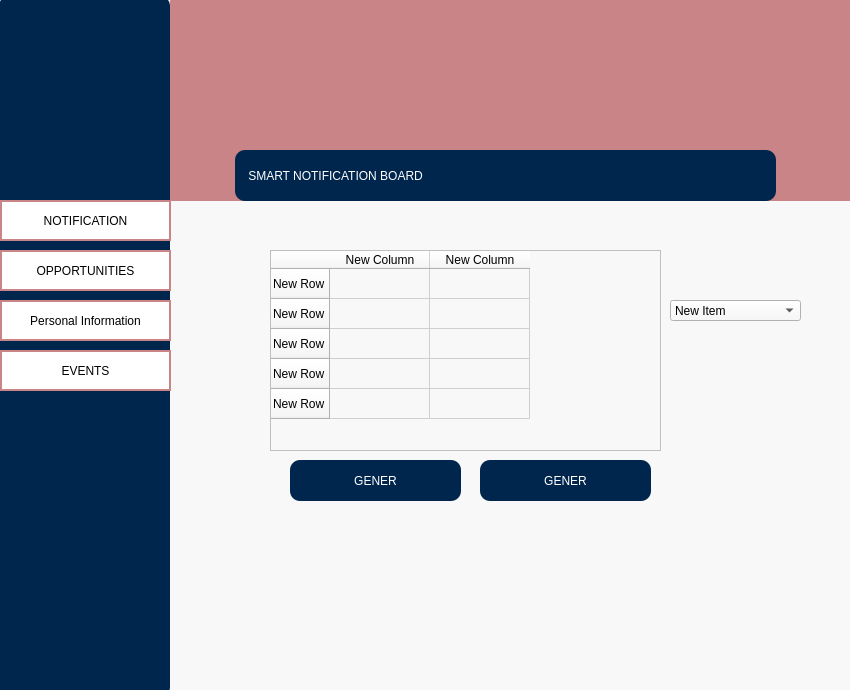
<?xml version="1.0" encoding="UTF-8"?>
<ui version="4.0">
 <class>MainWindow</class>
 <widget class="QMainWindow" name="MainWindow">
  <property name="geometry">
   <rect>
    <x>0</x>
    <y>0</y>
    <width>850</width>
    <height>690</height>
   </rect>
  </property>
  <property name="minimumSize">
   <size>
    <width>850</width>
    <height>690</height>
   </size>
  </property>
  <property name="maximumSize">
   <size>
    <width>850</width>
    <height>690</height>
   </size>
  </property>
  <property name="windowTitle">
   <string>MainWindow</string>
  </property>
  <property name="styleSheet">
   <string notr="true"/>
  </property>
  <widget class="QWidget" name="centralwidget">
   <widget class="QWidget" name="background" native="true">
    <property name="geometry">
     <rect>
      <x>0</x>
      <y>-20</y>
      <width>851</width>
      <height>771</height>
     </rect>
    </property>
    <property name="styleSheet">
     <string notr="true">background-color:#f8f8f8;</string>
    </property>
    <widget class="QLabel" name="notifbox">
     <property name="geometry">
      <rect>
       <x>-1</x>
       <y>16</y>
       <width>171</width>
       <height>701</height>
      </rect>
     </property>
     <property name="styleSheet">
      <string notr="true">background-color:#01264e;
 border-radius: 10px ;</string>
     </property>
     <property name="text">
      <string/>
     </property>
    </widget>
    <widget class="QPushButton" name="notifpushButton">
     <property name="geometry">
      <rect>
       <x>0</x>
       <y>220</y>
       <width>171</width>
       <height>41</height>
      </rect>
     </property>
     <property name="mouseTracking">
      <bool>false</bool>
     </property>
     <property name="styleSheet">
      <string notr="true">background-color:white;
 border: 2px solid;
border-color: #c88486;
color:black;
font: 75 10pt &quot;Tahoma&quot;;
letter-spacing: 2 px;</string>
     </property>
     <property name="text">
      <string>NOTIFICATION</string>
     </property>
     <property name="checkable">
      <bool>false</bool>
     </property>
    </widget>
    <widget class="QLabel" name="opporbox">
     <property name="geometry">
      <rect>
       <x>170</x>
       <y>220</y>
       <width>721</width>
       <height>511</height>
      </rect>
     </property>
     <property name="styleSheet">
      <string notr="true">
 border-radius: 1px ;</string>
     </property>
     <property name="text">
      <string/>
     </property>
    </widget>
    <widget class="QLabel" name="eventbox">
     <property name="geometry">
      <rect>
       <x>170</x>
       <y>20</y>
       <width>681</width>
       <height>201</height>
      </rect>
     </property>
     <property name="styleSheet">
      <string notr="true">
background-color:#c88486;
 border-radius: 1px ;</string>
     </property>
     <property name="text">
      <string/>
     </property>
    </widget>
    <widget class="QPushButton" name="opporpushButton">
     <property name="geometry">
      <rect>
       <x>0</x>
       <y>270</y>
       <width>171</width>
       <height>41</height>
      </rect>
     </property>
     <property name="mouseTracking">
      <bool>false</bool>
     </property>
     <property name="styleSheet">
      <string notr="true">background-color:white;
 border: 2px solid;
border-color: #c88486;
color:black;
font: 75 10pt &quot;Tahoma&quot;;
letter-spacing: 2 px;</string>
     </property>
     <property name="text">
      <string>OPPORTUNITIES</string>
     </property>
     <property name="checkable">
      <bool>false</bool>
     </property>
    </widget>
    <widget class="QPushButton" name="eventpushButton">
     <property name="geometry">
      <rect>
       <x>0</x>
       <y>370</y>
       <width>171</width>
       <height>41</height>
      </rect>
     </property>
     <property name="mouseTracking">
      <bool>false</bool>
     </property>
     <property name="styleSheet">
      <string notr="true">background-color:white;
 border: 2px solid;
border-color: #c88486;
color:black;
font: 75 10pt &quot;Tahoma&quot;;
letter-spacing: 2 px;</string>
     </property>
     <property name="text">
      <string>EVENTS</string>
     </property>
     <property name="checkable">
      <bool>false</bool>
     </property>
    </widget>
    <widget class="QPushButton" name="perslpushButton">
     <property name="geometry">
      <rect>
       <x>0</x>
       <y>320</y>
       <width>171</width>
       <height>41</height>
      </rect>
     </property>
     <property name="mouseTracking">
      <bool>false</bool>
     </property>
     <property name="styleSheet">
      <string notr="true">background-color:white;
 border: 2px solid;
border-color: #c88486;
color:black;
font: 75 10pt &quot;Tahoma&quot;;
letter-spacing: 2 px;</string>
     </property>
     <property name="text">
      <string>Personal Information</string>
     </property>
     <property name="checkable">
      <bool>false</bool>
     </property>
    </widget>
    <widget class="QLabel" name="maintext">
     <property name="geometry">
      <rect>
       <x>235</x>
       <y>170</y>
       <width>541</width>
       <height>51</height>
      </rect>
     </property>
     <property name="styleSheet">
      <string notr="true">font: 24pt &quot;Tahoma&quot;;
border-radius:10px;
color:white;
background-color: #01264e;</string>
     </property>
     <property name="text">
      <string>    SMART NOTIFICATION BOARD</string>
     </property>
    </widget>
    <widget class="QPushButton" name="pushButton_5">
     <property name="geometry">
      <rect>
       <x>480</x>
       <y>480</y>
       <width>171</width>
       <height>41</height>
      </rect>
     </property>
     <property name="styleSheet">
      <string notr="true">background-color:#01264e;
border-radius:10px;
color:white;
font: 75 10pt &quot;Tahoma&quot;;
letter-spacing: 2 px;</string>
     </property>
     <property name="text">
      <string>GENER</string>
     </property>
    </widget>
    <widget class="QLabel" name="uetlogo">
     <property name="geometry">
      <rect>
       <x>200</x>
       <y>40</y>
       <width>81</width>
       <height>81</height>
      </rect>
     </property>
     <property name="sizePolicy">
      <sizepolicy hsizetype="Preferred" vsizetype="Preferred">
       <horstretch>0</horstretch>
       <verstretch>63</verstretch>
      </sizepolicy>
     </property>
     <property name="minimumSize">
      <size>
       <width>0</width>
       <height>0</height>
      </size>
     </property>
     <property name="styleSheet">
      <string notr="true">background-color:none;</string>
     </property>
     <property name="text">
      <string/>
     </property>
     <property name="pixmap">
      <pixmap>src/uetlogo.png</pixmap>
     </property>
     <property name="scaledContents">
      <bool>true</bool>
     </property>
    </widget>
    <widget class="QLabel" name="perslimg">
     <property name="geometry">
      <rect>
       <x>20</x>
       <y>30</y>
       <width>121</width>
       <height>131</height>
      </rect>
     </property>
     <property name="sizePolicy">
      <sizepolicy hsizetype="Preferred" vsizetype="Preferred">
       <horstretch>0</horstretch>
       <verstretch>63</verstretch>
      </sizepolicy>
     </property>
     <property name="minimumSize">
      <size>
       <width>0</width>
       <height>0</height>
      </size>
     </property>
     <property name="styleSheet">
      <string notr="true">background-color:none;
</string>
     </property>
     <property name="text">
      <string/>
     </property>
     <property name="pixmap">
      <pixmap>src/setting (1).png</pixmap>
     </property>
     <property name="scaledContents">
      <bool>true</bool>
     </property>
    </widget>
    <widget class="QLabel" name="cslogo_2">
     <property name="geometry">
      <rect>
       <x>730</x>
       <y>40</y>
       <width>81</width>
       <height>81</height>
      </rect>
     </property>
     <property name="sizePolicy">
      <sizepolicy hsizetype="Preferred" vsizetype="Preferred">
       <horstretch>0</horstretch>
       <verstretch>63</verstretch>
      </sizepolicy>
     </property>
     <property name="minimumSize">
      <size>
       <width>0</width>
       <height>0</height>
      </size>
     </property>
     <property name="styleSheet">
      <string notr="true">background-color:none;</string>
     </property>
     <property name="text">
      <string/>
     </property>
     <property name="pixmap">
      <pixmap>src/cs.png</pixmap>
     </property>
     <property name="scaledContents">
      <bool>true</bool>
     </property>
    </widget>
    <widget class="QTableWidget" name="tableWidget">
     <property name="geometry">
      <rect>
       <x>270</x>
       <y>270</y>
       <width>391</width>
       <height>201</height>
      </rect>
     </property>
     <row>
      <property name="text">
       <string>New Row</string>
      </property>
     </row>
     <row>
      <property name="text">
       <string>New Row</string>
      </property>
     </row>
     <row>
      <property name="text">
       <string>New Row</string>
      </property>
     </row>
     <row>
      <property name="text">
       <string>New Row</string>
      </property>
     </row>
     <row>
      <property name="text">
       <string>New Row</string>
      </property>
     </row>
     <column>
      <property name="text">
       <string>New Column</string>
      </property>
     </column>
     <column>
      <property name="text">
       <string>New Column</string>
      </property>
     </column>
    </widget>
    <widget class="QPushButton" name="pushButton_6">
     <property name="geometry">
      <rect>
       <x>290</x>
       <y>480</y>
       <width>171</width>
       <height>41</height>
      </rect>
     </property>
     <property name="styleSheet">
      <string notr="true">background-color:#01264e;
border-radius:10px;
color:white;
font: 75 10pt &quot;Tahoma&quot;;
letter-spacing: 2 px;</string>
     </property>
     <property name="text">
      <string>GENER</string>
     </property>
    </widget>
    <widget class="QComboBox" name="comboBox">
     <property name="geometry">
      <rect>
       <x>670</x>
       <y>320</y>
       <width>131</width>
       <height>21</height>
      </rect>
     </property>
     <item>
      <property name="text">
       <string>New Item</string>
      </property>
     </item>
     <item>
      <property name="text">
       <string>New Item</string>
      </property>
     </item>
     <item>
      <property name="text">
       <string>New Item</string>
      </property>
     </item>
     <item>
      <property name="text">
       <string>New Item</string>
      </property>
     </item>
     <item>
      <property name="text">
       <string>New Item</string>
      </property>
     </item>
     <item>
      <property name="text">
       <string>New Item</string>
      </property>
     </item>
     <item>
      <property name="text">
       <string>New Item</string>
      </property>
     </item>
     <item>
      <property name="text">
       <string>New Item</string>
      </property>
     </item>
    </widget>
    <zorder>notifbox</zorder>
    <zorder>opporbox</zorder>
    <zorder>eventbox</zorder>
    <zorder>opporpushButton</zorder>
    <zorder>eventpushButton</zorder>
    <zorder>perslpushButton</zorder>
    <zorder>maintext</zorder>
    <zorder>pushButton_5</zorder>
    <zorder>uetlogo</zorder>
    <zorder>perslimg</zorder>
    <zorder>notifpushButton</zorder>
    <zorder>cslogo_2</zorder>
    <zorder>tableWidget</zorder>
    <zorder>pushButton_6</zorder>
    <zorder>comboBox</zorder>
   </widget>
  </widget>
 </widget>
 <resources/>
 <connections/>
</ui>
